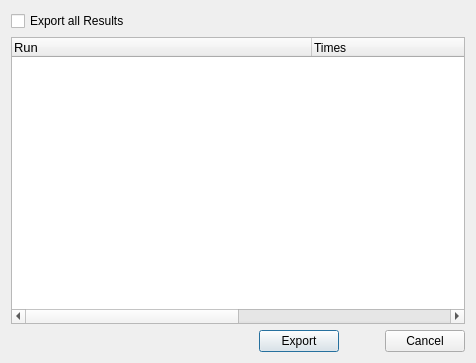
<?xml version="1.0" encoding="UTF-8"?>
<ui version="4.0">
 <class>Dialog</class>
 <widget class="QDialog" name="Dialog">
  <property name="geometry">
   <rect>
    <x>0</x>
    <y>0</y>
    <width>476</width>
    <height>363</height>
   </rect>
  </property>
  <property name="windowTitle">
   <string>Export Schema</string>
  </property>
  <layout class="QGridLayout" name="gridLayout">
   <item row="0" column="0">
    <layout class="QVBoxLayout" name="verticalLayout">
     <item>
      <widget class="QCheckBox" name="cb_all_exp_res">
       <property name="text">
        <string>Export all Results</string>
       </property>
      </widget>
     </item>
     <item>
      <widget class="QTreeWidget" name="tw_runs">
       <property name="autoFillBackground">
        <bool>false</bool>
       </property>
       <property name="headerHidden">
        <bool>false</bool>
       </property>
       <attribute name="headerVisible">
        <bool>true</bool>
       </attribute>
       <attribute name="headerCascadingSectionResizes">
        <bool>true</bool>
       </attribute>
       <attribute name="headerDefaultSectionSize">
        <number>300</number>
       </attribute>
       <attribute name="headerHighlightSections">
        <bool>true</bool>
       </attribute>
       <attribute name="headerMinimumSectionSize">
        <number>31</number>
       </attribute>
       <attribute name="headerShowSortIndicator" stdset="0">
        <bool>false</bool>
       </attribute>
       <attribute name="headerStretchLastSection">
        <bool>true</bool>
       </attribute>
       <column>
        <property name="text">
         <string>Run</string>
        </property>
        <property name="font">
         <font>
          <pointsize>10</pointsize>
         </font>
        </property>
       </column>
       <column>
        <property name="text">
         <string>Times</string>
        </property>
       </column>
       <column>
        <property name="text">
         <string>Comments</string>
        </property>
       </column>
      </widget>
     </item>
     <item>
      <layout class="QHBoxLayout" name="horizontalLayout">
       <item>
        <spacer name="horizontalSpacer_2">
         <property name="orientation">
          <enum>Qt::Horizontal</enum>
         </property>
         <property name="sizeHint" stdset="0">
          <size>
           <width>40</width>
           <height>20</height>
          </size>
         </property>
        </spacer>
       </item>
       <item>
        <widget class="QPushButton" name="b_export">
         <property name="text">
          <string>Export</string>
         </property>
        </widget>
       </item>
       <item>
        <spacer name="horizontalSpacer">
         <property name="orientation">
          <enum>Qt::Horizontal</enum>
         </property>
         <property name="sizeType">
          <enum>QSizePolicy::Minimum</enum>
         </property>
         <property name="sizeHint" stdset="0">
          <size>
           <width>40</width>
           <height>20</height>
          </size>
         </property>
        </spacer>
       </item>
       <item>
        <widget class="QPushButton" name="b_cancel">
         <property name="text">
          <string>Cancel</string>
         </property>
        </widget>
       </item>
      </layout>
     </item>
    </layout>
   </item>
  </layout>
 </widget>
 <resources/>
 <connections/>
</ui>
